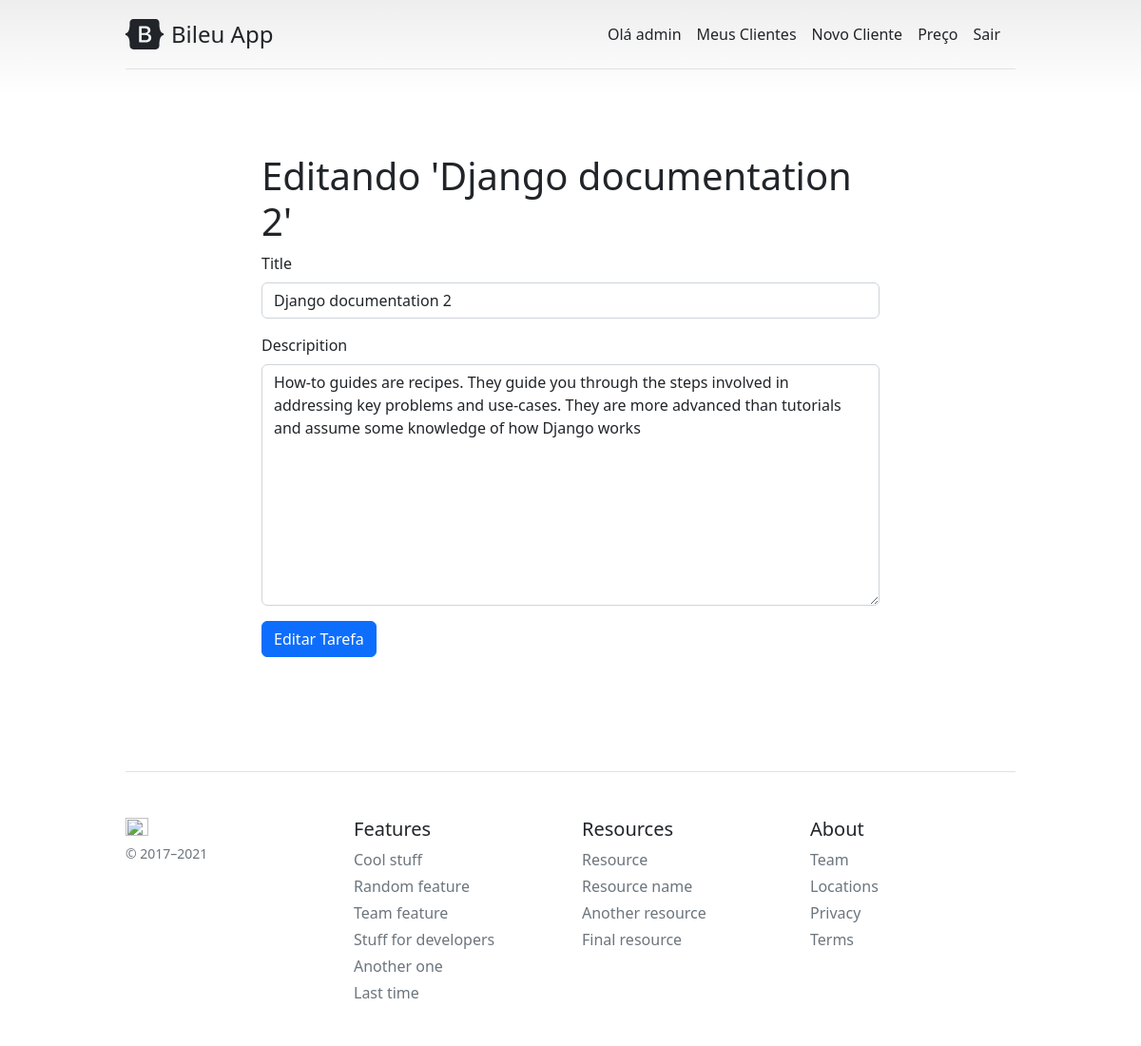
/edittask/12 (signed in), run on the app's committed database.
### tasks/models.py (models this page shows, shortened)
class Task(models.Model):
    STATUS = (
        ('Fazendo', 'Fazendo'),
        ('Feito', 'Feito'),
    )
    title = models.CharField(max_length=255)
    descripition = models.TextField()
    done = models.CharField(
        max_length=15,
        choices=STATUS,
        )
    user = models.ForeignKey(get_user_model(), on_delete=models.CASCADE)
    create_at = models.DateTimeField(auto_now_add=True)
    update_at = models.DateTimeField(auto_now=True)

### tasks/views.py (the view)
# urls.py: path('edittask/<int:id>', views.editTask, name='edit-task'),
@login_required
def editTask(request, id):
    task = get_object_or_404(Task, pk=id)
    form = TaskForm(instance=task)
    if (request.method == 'POST'):
        form = TaskForm(request.POST, instance=task)
        if (form.is_valid()):
            task.save()
            return redirect('/')
        else:
            return render(request, 'tasks/edittask.html', {'form': form, 'task': task})
    else:
        return render(request, 'tasks/edittask.html', {'form': form, 'task': task})

### tasks/forms.py
class TaskForm(forms.ModelForm):
    class Meta:
        model = Task
        fields = ('title', 'descripition')

### tasks/templates/tasks/edittask.html (shortened to what this page needs)
{% extends 'base.html' %}
{% load bootstrap5 %}
{% block content %}
<div class="row">
    <h1>Editando '{{task.title}}'</h1>
    <form method="POST">
        {% bootstrap_form form %}
        <input type="submit" class="btn btn-primary" value="Editar Tarefa">
    </form>
</div>
{% endblock %}

### tasks/templates/base.html (shortened to what this page needs)
{% load static %}
<!doctype html>
<html lang="en">
<head>
    <link rel="stylesheet" href="{% static 'css/styles.css' %}">
    <link rel="stylesheet" href="https://cdn.jsdelivr.net/npm/bootstrap@5.2.3/dist/css/bootstrap.min.css"
>
</head>
<body>
    <div class="container py-3">
        <header>
            <div class="d-flex flex-column flex-md-row align-items-center pb-3 mb-4 border-bottom">
                <a href="/" class="d-flex align-items-center text-dark text-decoration-none">
                    <span class="fs-4" style="font-weight:500;">Bileu App</span>
                </a>
                <nav class="d-inline-flex mt-2 mt-md-0 ms-md-auto">
                    {% if user.is_authenticated %}
                    <a class="me-3 py-2 text-dark text-decoration-none" href="#">Olá {{user.username}}</a>
                    <a class="me-3 py-2 text-dark text-decoration-none" href="/client-read">Meus Clientes</a>
                    <a class="me-3 py-2 text-dark text-decoration-none" href="/client-create">Novo Cliente</a>
                    <a class="me-3 py-2 text-dark text-decoration-none" href="#">Preço</a>
                    {% else %}
                    <a class="me-3 py-2 text-dark text-decoration-none" href="/accounts/login">Entrar</a>
                    {% endif %}
                    {% if user.is_authenticated %}
                    <a class="me-3 py-2 text-dark text-decoration-none" href="/accounts/logout">Sair</a>
                    {% endif %}
                </nav>
            </div>
            <div class="pricing-header p-3 pb-md-4 mx-auto text-center">
            </div>
        </header>
        <main class="container-main">
            <br>
            {% block content %}
            {% endblock %}
            <br><br><br>
        </main>
        <footer class="pt-4 my-md-5 pt-md-5 border-top">
            <div class="row">
                <div class="col-12 col-md">
                    <img class="mb-2" src="https://getbootstrap.com/docs/5.0/assets/brand/bootstrap-logo.svg" alt="" width="24" height="19">
                    <small class="d-block mb-3 text-muted">&copy; 2017–2021</small>
                </div>
                <div class="col-6 col-md">
                    <h5>Features</h5>
                    <ul class="list-unstyled text-small">
                        <li class="mb-1"><a class="link-secondary text-decoration-none" href="#">Cool stuff</a></li>
                        <li class="mb-1"><a class="link-secondary text-decoration-none" href="#">Random feature</a></li>
                        <li class="mb-1"><a class="link-secondary text-decoration-none" href="#">Team feature</a></li>
                        <li class="mb-1"><a class="link-secondary text-decoration-none" href="#">Stuff for
                                developers</a></li>
                        <li class="mb-1"><a class="link-secondary text-decoration-none" href="#">Another one</a></li>
                        <li class="mb-1"><a class="link-secondary text-decoration-none" href="#">Last time</a></li>
                    </ul>
                </div>
                <div class="col-6 col-md">
                    <h5>Resources</h5>
                    <ul class="list-unstyled text-small">
                        <li class="mb-1"><a class="link-secondary text-decoration-none" href="#">Resource</a></li>
                        <li class="mb-1"><a class="link-secondary text-decoration-none" href="#">Resource name</a></li>
                        <li class="mb-1"><a class="link-secondary text-decoration-none" href="#">Another resource</a>
                        </li>
                        <li class="mb-1"><a class="link-secondary text-decoration-none" href="#">Final resource</a></li>
                    </ul>
                </div>
                <div class="col-6 col-md">
                    <h5>About</h5>
                    <ul class="list-unstyled text-small">
                        <li class="mb-1"><a class="link-secondary text-decoration-none" href="#">Team</a></li>
                        <li class="mb-1"><a class="link-secondary text-decoration-none" href="#">Locations</a></li>
                        <li class="mb-1"><a class="link-secondary text-decoration-none" href="#">Privacy</a></li>
                        <li class="mb-1"><a class="link-secondary text-decoration-none" href="#">Terms</a></li>
                    </ul>
                </div>
            </div>
        </footer>
    </div>
</body>
</html>

### tasks/static/css/styles.css (style rules this page uses)
body { background-image: linear-gradient(180deg, #eee, #fff 100px, #fff); }
.container { max-width: 960px; }
.pricing-header { max-width: 700px; }

### tasks/templates/base.html (style rules this page uses)
body { background-image: linear-gradient(180deg, #eee, #fff 100px, #fff); }
.container { max-width: 960px; }
.container-main { max-width: 650px; margin-left: auto; margin-right: auto; }
.pricing-header { max-width: 700px; }

### data on the page
Task: title "Django documentation 2", descripition "How-to guides are recipes. They guide you through the steps involved in addressing key problems and use-cases. They are more advanced than tutorials and assume some knowledge of how Django works"

### other printed values
{{ user.username }} "admin"
